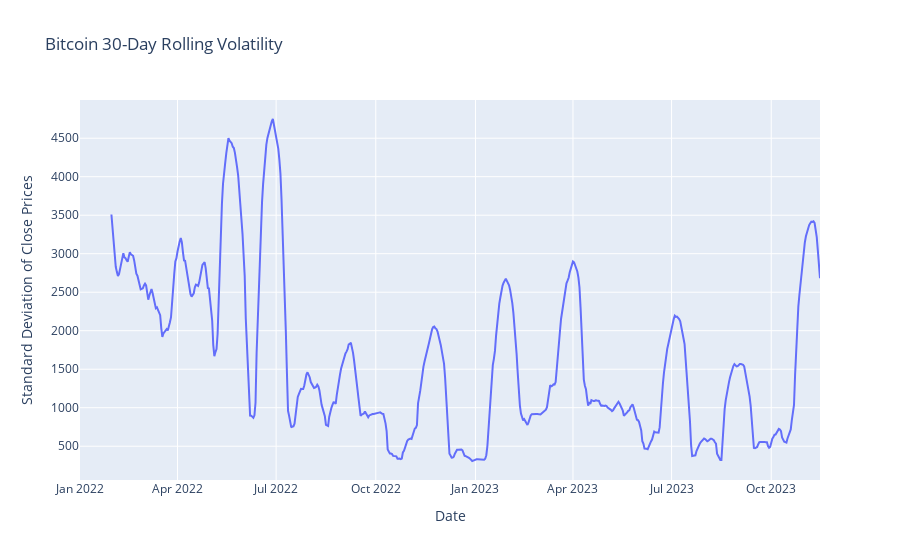

Notebook code cell kept with this figure:
### Code cell
# EDA: Volatility Analysis
data.index = pd.to_datetime(data.index)

# Calculate the 30-day rolling standard deviation
data['30d_Rolling_Std'] = data['Close'].dropna().rolling(window=30).std()

# Create an interactive plot
fig = px.line(data, x=data.index, y='30d_Rolling_Std', title='Bitcoin 30-Day Rolling Volatility')
fig.update_xaxes(title_text='Date')
fig.update_yaxes(title_text='Standard Deviation of Close Prices')
fig.show()

### Figure 1 — Plotly figure (JSON) as saved in the notebook; plotly's stock layout.template omitted (floating-point values rounded to 4 significant figures; data arrays with more than 128 entries replaced by an {"elided": "..."} marker saying what was removed)
{"data": [{"hovertemplate": "Date=%{x}<br>30d_Rolling_Std=%{y}<extra></extra>", "legendgroup": "", "line": {"color": "#636efa", "dash": "solid"}, "marker": {"symbol": "circle"}, "mode": "lines", "name": "", "orientation": "v", "showlegend": false, "type": "scatter", "x": {"elided": "684 str values"}, "xaxis": "x", "y": {"elided": "684 float values"}, "yaxis": "y"}], "layout": {"legend": {"tracegroupgap": 0}, "title": {"text": "Bitcoin 30-Day Rolling Volatility"}, "xaxis": {"anchor": "y", "domain": [0, 1], "title": {"text": "Date"}}, "yaxis": {"anchor": "x", "domain": [0, 1], "title": {"text": "Standard Deviation of Close Prices"}}}}
